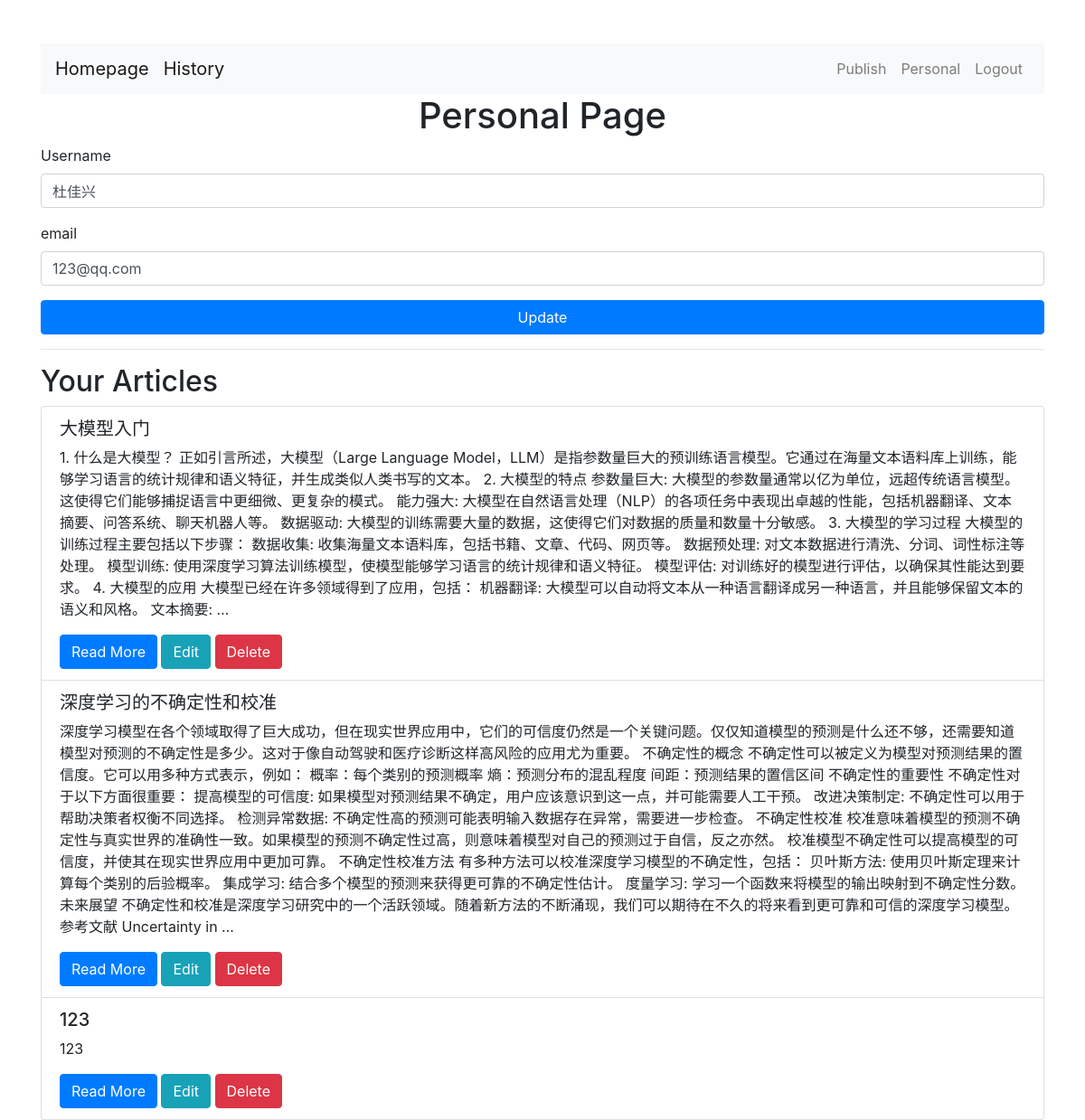
The page /personal/ (signed in) on the database its author committed.
### app01/models.py (models this page shows, shortened)
class Article(models.Model):
    title = models.CharField(max_length=200)
    author = models.CharField(max_length=200)
    summary = models.TextField()
    keywords = models.CharField(max_length=200)
    publish_time = models.DateTimeField(auto_now_add=True)  # 自动设置为添加时的时间
    content = models.TextField()
    category =  models.ForeignKey(Category, on_delete=models.CASCADE)

### app01/views.py (the view)
# urls.py: path('personal/', views.personal, name='personal'),
@login_required
def personal(request):
    user_articles = Article.objects.filter(author=request.user)
    if request.method == 'POST':
        user_form = UserUpdateForm(request.POST, instance=request.user)
        if user_form.is_valid():
            user_form.save()
            for article in user_articles:
                article.author = request.user.username
                article.save()
            messages.success(request, f'Your account has been updated!')
            return redirect('personal')
    else:
        user_form = UserUpdateForm(instance=request.user)
    context = {
        'user_form': user_form,
        'user_articles': user_articles,
    }
    return render(request, 'personal.html', context)

### app01/forms.py
class UserUpdateForm(forms.ModelForm):
    email = forms.EmailField()
    class Meta:
        model = User
        fields = ['username', 'email']

### app01/templates/personal.html (shortened to what this page needs)
<!DOCTYPE html>
<html lang="en">
<head>
    <link href="https://maxcdn.bootstrapcdn.com/bootstrap/4.5.2/css/bootstrap.min.css" rel="stylesheet">
    <link href="https://maxcdn.bootstrapcdn.com/bootstrap/4.5.2/css/bootstrap.min.css" rel="stylesheet">
</head>
<body>
    <div class="container mt-5">
        <div class="top-buttons">
            <nav class="navbar navbar-expand-lg navbar-light bg-light">
                <a class="navbar-brand" href="{% url 'home' %}">Homepage</a>
                <a href="#" class="navbar-brand">History</a>
                <div class="collapse navbar-collapse" id="navbarNav">
                    <ul class="navbar-nav ml-auto">
                        {% if user.is_authenticated %}
                            <li class="nav-item">
                                <a class="nav-link" href="{% url 'publish' %}">Publish</a>
                            </li>
                            <li class="nav-item">
                                <a class="nav-link" href="{% url 'personal' %}">Personal</a>
                            </li>
                            <li class="nav-item">
                                <a class="nav-link" href="{% url 'logout' %}">Logout</a>
                            </li>
                        {% endif %}
                    </ul>
                </div>
            </nav>
        </div>
        <h1 class="text-center">Personal Page</h1>
        <form method="post" onsubmit="return confirmUpdate();">
            <div class="form-group">
                <label for="username">Username</label>
                <input type="text" class="form-control" id="username" name="username" value="{{ user_form.username.value }}">
            </div>
            <div class="form-group">
                <label for="email">email</label>
                <input type="email" class="form-control" id="email" name="email" value="{{ user_form.email.value }}">
            </div>
            <button type="submit" class="btn btn-primary btn-block">Update</button>
        </form>
        <hr>
        <h2>Your Articles</h2>
        <ul class="list-group">
            {% for article in user_articles %}
                <li class="list-group-item">
                    <h5>{{ article.title }}</h5>
                    <p>{{ article.content|truncatewords:30 }}</p>
                    <button class="btn btn-primary read-btn" data-article-id="{{ article.id }}">Read More</button>
                    <a href="{% url 'edit_article' article.id %}" class="btn btn-info">Edit</a>
                    <form method="post" action="{% url 'delete_article' article.id %}" onsubmit="return confirmDelete();"style="display:inline;" >
                        <button type="submit" class="btn btn-danger" >Delete</button>
                    </form>
                </li>
            {% endfor %}
        </ul>
    </div>
</body>
</html>

### rows shown on the page
Article: title "大模型入门", content "1. 什么是大模型？ 正如引言所述，大模型（Large Language Model，LLM）是指参数量巨大的预训练语言模型。它通过在海量文本语料库上训练，能够学习语言的统计规律和语义特征，并生成类似人类书写的文本。 2. 大模型的特点 参数量巨大: 大模型的参数量通常以亿为单位，远超传统语言模型。这使得它们能够捕捉语言中更细微、更复杂的模式。 能力强大: 大模型在自然语言处理（NLP）的各项任务中表现出卓越的性能，包括机器翻译、文本摘要、问答系统、聊天机器人等。 数据驱动: 大模型的训练需要大量的数据，这使得它们对数据的质量和数量十分敏感。 3. 大模型的学习过程 大模型的训练过程主要包括以下步骤： 数据收集: 收集海量文本语料库，包括书籍、文章、代码、网页等。 数据预处理: 对文本数据进行清洗、分词、词性标注等处理。 模型训练: 使用深度学习算法训练模型，使模型能够学习语言的统计规律和语义特征。 模型评估: 对训练好的模型进行评估，以确保其性能达到要求。 4. 大模型的应用 大模型已经在许多领域得到了应用，包括： 机器翻译: 大模型可以自动将文本从一种语言翻译成另一种语言，并且能够保留文本的语义和风格。 文本摘要: …"
Article: title "深度学习的不确定性和校准", content "深度学习模型在各个领域取得了巨大成功，但在现实世界应用中，它们的可信度仍然是一个关键问题。仅仅知道模型的预测是什么还不够，还需要知道模型对预测的不确定性是多少。这对于像自动驾驶和医疗诊断这样高风险的应用尤为重要。 不确定性的概念 不确定性可以被定义为模型对预测结果的置信度。它可以用多种方式表示，例如： 概率：每个类别的预测概率 熵：预测分布的混乱程度 间距：预测结果的置信区间 不确定性的重要性 不确定性对于以下方面很重要： 提高模型的可信度: 如果模型对预测结果不确定，用户应该意识到这一点，并可能需要人工干预。 改进决策制定: 不确定性可以用于帮助决策者权衡不同选择。 检测异常数据: 不确定性高的预测可能表明输入数据存在异常，需要进一步检查。 不确定性校准 校准意味着模型的预测不确定性与真实世界的准确性一致。如果模型的预测不确定性过高，则意味着模型对自己的预测过于自信，反之亦然。 校准模型不确定性可以提高模型的可信度，并使其在现实世界应用中更加可靠。 不确定性校准方法 有多种方法可以校准深度学习模型的不确定性，包括： 贝叶斯方法: 使用贝叶斯定理来计算每个类别的后验概率。 集成学习: 结合多个模型的预测来获得更可靠的不确定性估计。 度量学习: 学习一个函数来将模型的输出映射到不确定性分数。 未来展望 不确定性和校准是深度学习研究中的一个活跃领域。随着新方法的不断涌现，我们可以期待在不久的将来看到更可靠和可信的深度学习模型。 参考文献 Uncertainty in …"
Article: title "123", content "123"
